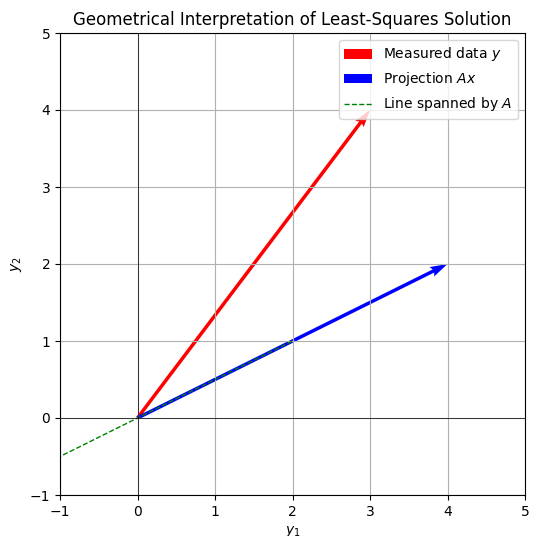

Write the Python code that produced this figure.
import matplotlib.pyplot as plt
import numpy as np

# Define the vector A and the measured vector y
A = np.array([2, 1])
y = np.array([3, 4])

# Calculate the least-squares estimate for x
x_est = 2
Ax = x_est * A

# Create the figure and axis
plt.figure(figsize=(6, 6))
ax = plt.gca()

# Plot the vector y (measured data)
plt.quiver(0, 0, y[0], y[1], angles='xy', scale_units='xy', scale=1, color='r', label='Measured data $y$')

# Plot the vector Ax (projection onto the line)
plt.quiver(0, 0, Ax[0], Ax[1], angles='xy', scale_units='xy', scale=1, color='b', label='Projection $A x$')

# Plot the line spanned by A
line_x = np.linspace(-2, 2, 100)
line_y = (A[1] / A[0]) * line_x
plt.plot(line_x, line_y, 'g--', label='Line spanned by $A$', linewidth=1)

# Set the axes limits
plt.xlim(-1, 5)
plt.ylim(-1, 5)

# Add labels and title
plt.xlabel('$y_1$')
plt.ylabel('$y_2$')
plt.axhline(0, color='black',linewidth=0.5)
plt.axvline(0, color='black',linewidth=0.5)
plt.grid(True)
plt.title('Geometrical Interpretation of Least-Squares Solution')
plt.legend()

# Show the plot
plt.show()
